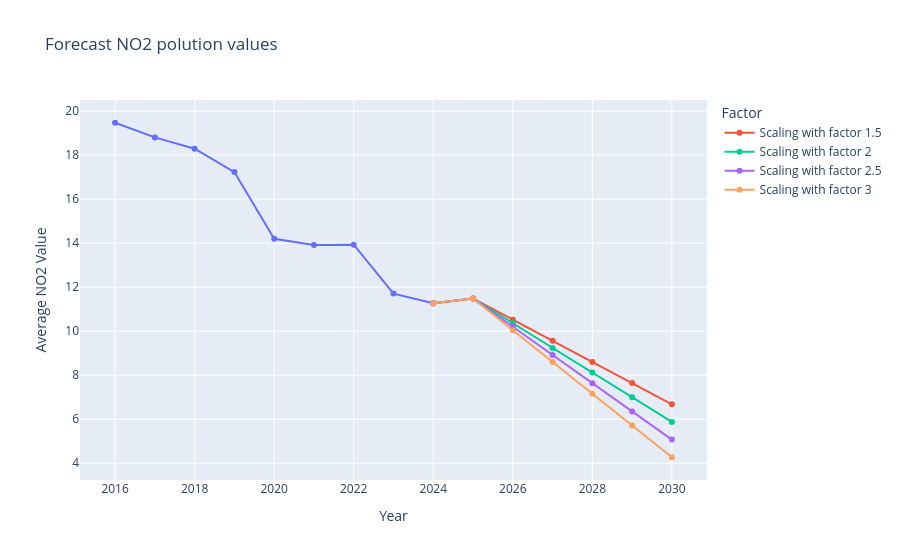

The code cell stored with this chart in its notebook:
### Code cell
#https://www.geeksforgeeks.org/python/numpy-linspace/
area=dfPM10sumareatot['area_km2'].iloc[-1]
lastyear=dfPM10sumareatot['Year'].iloc[-1]
lastvalueyear=dfNO2meanraw['Average NO2 Value'].iloc[-1]
factor=[1.5,2,2.5,3]
figno2 = px.line(dfNO2meanraw, x="Year", y="Average NO2 Value", markers=True, title="Forecast NO2 polution values")
for factors in factor:
    areapred=np.linspace(area, area*factors,6).reshape(-1, 1)
    futurepred=np.arange(lastyear, lastyear+6).reshape(-1, 1)
    xpred=np.concatenate((areapred, futurepred),axis=1)
    ypredNO2=modelno2.predict(xpred)
    print(ypredNO2)
    xyear=np.arange(lastyear,lastyear+7) #take the last year of the actual values and add 6 years so that we can do the predictions from 2025 until 2030
    figno2.add_trace(go.Scatter(x=xyear, y=np.insert(ypredNO2,0,lastvalueyear), mode= 'lines+markers', name=f'Scaling with factor {factors}'))
    
figno2.update_layout(legend_title_text = "Factor")
figno2.show()

### Figure 1 — Plotly figure (JSON) as saved in the notebook; plotly's stock layout.template omitted (floating-point values rounded to 4 significant figures)
{"data": [{"hovertemplate": "Year=%{x}<br>Average NO2 Value=%{y}<extra></extra>", "legendgroup": "", "line": {"color": "#636efa", "dash": "solid"}, "marker": {"symbol": "circle"}, "mode": "lines+markers", "name": "", "orientation": "v", "showlegend": false, "type": "scatter", "x": [2016, 2017, 2018, 2019, 2020, 2021, 2022, 2023, 2024], "xaxis": "x", "y": [19.47, 18.81, 18.29, 17.23, 14.2, 13.92, 13.93, 11.71, 11.27], "yaxis": "y"}, {"mode": "lines+markers", "name": "Scaling with factor 1.5", "type": "scatter", "x": [2024, 2025, 2026, 2027, 2028, 2029, 2030], "y": [11.27, 11.48, 10.52, 9.563, 8.602, 7.641, 6.681]}, {"mode": "lines+markers", "name": "Scaling with factor 2", "type": "scatter", "x": [2024, 2025, 2026, 2027, 2028, 2029, 2030], "y": [11.27, 11.48, 10.36, 9.242, 8.121, 6.999, 5.878]}, {"mode": "lines+markers", "name": "Scaling with factor 2.5", "type": "scatter", "x": [2024, 2025, 2026, 2027, 2028, 2029, 2030], "y": [11.27, 11.48, 10.2, 8.921, 7.639, 6.357, 5.076]}, {"mode": "lines+markers", "name": "Scaling with factor 3", "type": "scatter", "x": [2024, 2025, 2026, 2027, 2028, 2029, 2030], "y": [11.27, 11.48, 10.04, 8.6, 7.157, 5.715, 4.273]}], "layout": {"legend": {"title": {"text": "Factor"}, "tracegroupgap": 0}, "title": {"text": "Forecast NO2 polution values"}, "xaxis": {"anchor": "y", "domain": [0, 1], "title": {"text": "Year"}}, "yaxis": {"anchor": "x", "domain": [0, 1], "title": {"text": "Average NO2 Value"}}}}
